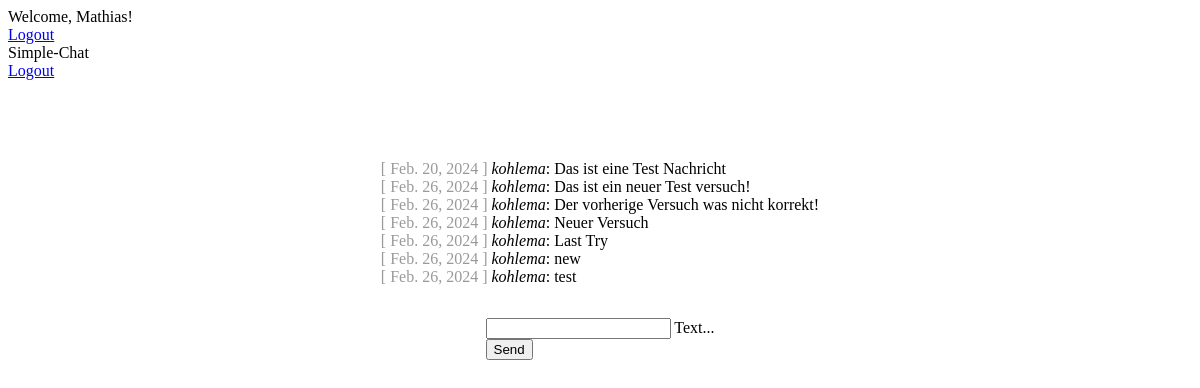
The page /chat/ (signed in) on the database as committed earlier.
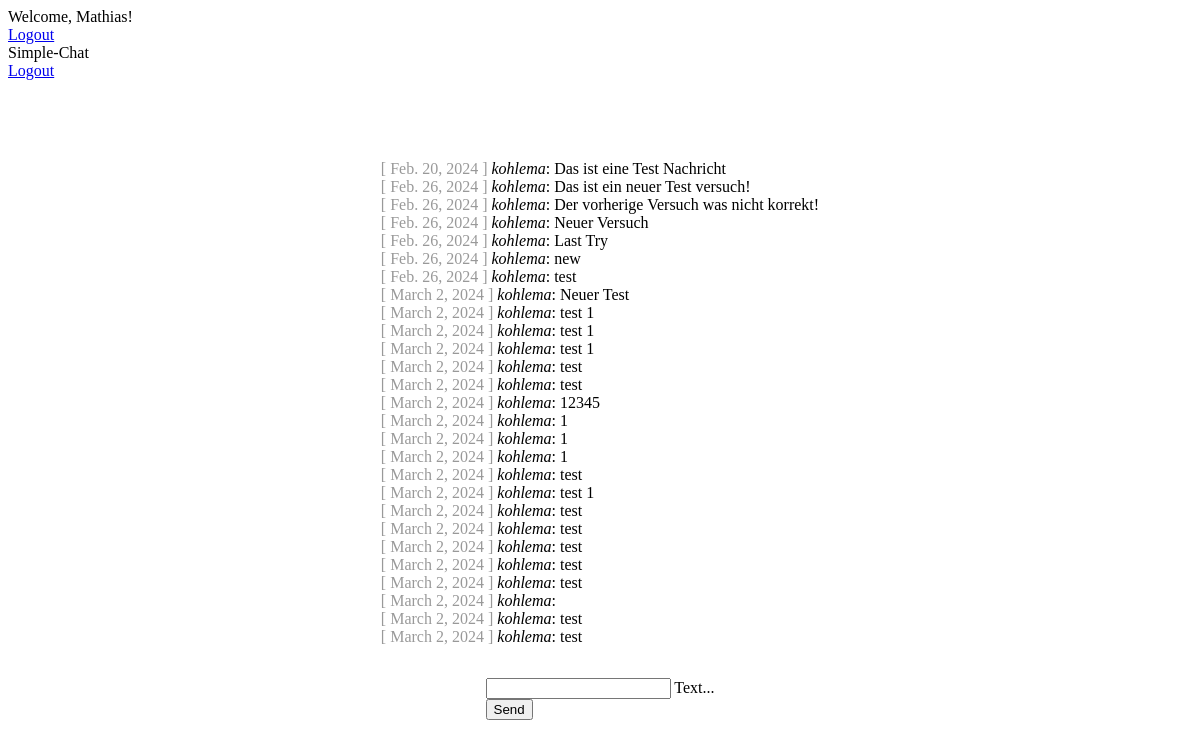
The same page on the database as committed later.
### chat/models.py (models this page shows)
class Message(models.Model):
    text = models.CharField(max_length=500)
    created_at = models.DateField(default=date.today)
    chat = models.ForeignKey(Chat, on_delete=models.CASCADE, related_name='chat_message_set', default=None, blank=True, null=True)
    author = models.ForeignKey(settings.AUTH_USER_MODEL, on_delete=models.CASCADE, related_name='author_message_set')
    receiver = models.ForeignKey(settings.AUTH_USER_MODEL, on_delete=models.CASCADE, related_name='receiver_message_set')

### chat/views.py (the view, shortened to what this page needs)
# urls.py: path('chat/', index, name="chat"),
@login_required(login_url='/login/')                                #Verweist auf die Login Seite
def index(request):
    chat_messages = Message.objects.filter(chat__id=1)              #chat__id=1 = object__mit der id 1 => gibt ein Array zurück
    return render(
        request,
        'chat/index.html',
        {'chat_messages': chat_messages}
    )

### chat/templates/chat/index.html (shortened to what this page needs)
{% extends "base.html" %}
{% block content %} {% if request.user.is_authenticated %}
<div id="messageContainer">
	{% for message in chat_messages %}
	<div>
		<span class="color-gray">[ {{ message.created_at }} ]</span>
		<i>{{ message.author }}</i>: {{ message.text }}
	</div>
	{% endfor %}
</div>
<form class="form-style" onsubmit="sendMessage(request.user.first_name); return false;" method="POST">
	<div class="mdl-textfield mdl-js-textfield mdl-textfield--floating-label">
		<input
			name="messagefield"
			class="mdl-textfield__input"
			type="text"
			id="messagefield"
		/>
		<label class="mdl-textfield__label" for="messagefield">Text...</label>
	</div>
	<button
		class="mdl-button mdl-js-button mdl-button--raised mdl-js-ripple-effect mdl-button--accent"
	>
		Send
	</button>
</form>
{% else %}
<h1>Not logged in!</h1>
<p>
	You are not logged in. Please log in.<br />
	Please follow the Link for <a href="{% url 'login' %}">Login</a>.
</p>
{% endif %} {% endblock %}

### templates/base.html (shortened to what this page needs)
<!DOCTYPE html>
<html lang="en">
	<head>
		{% load static %}
		<link
			rel="stylesheet"
			href="https://code.getmdl.io/1.3.0/material.indigo-pink.min.css"
		/>
		<link rel="stylesheet" href="{% static 'css/style.css' %}" />
	</head>
	<body>
		<div class="mdl-layout mdl-js-layout mdl-layout--fixed-header">
			<header class="mdl-layout__header">
				<div class="mdl-layout__header-row">
					{% if request.user.is_authenticated %}
					<span class="mdl-layout-title">
						Welcome, {{ request.user.first_name }}!
					</span>
					{% else %}
					<span class="mdl-layout-title">
						Welcome by Simple-Chat
					</span>
					{% endif %}
					<nav class="mdl-navigation mdl-layout--large-screen-only">
						{% if request.user.is_authenticated %}
						<a
							class="mdl-navigation__link"
							href="{% url 'logout' %}"
							>Logout</a
						>
						{% endif %}
					</nav>
				</div>
			</header>
			<div class="mdl-layout__drawer mdl-layout--small-screen-only">
				<span class="mdl-layout-title">Simple-Chat</span>
				<nav class="mdl-navigation">
					{% if request.user.is_authenticated %}
					<a class="mdl-navigation__link" href="{% url 'logout' %}"
						>Logout</a
					>
					{% endif %}
				</nav>
			</div>
			<main class="mdl-layout__content">
				<div class="page-content">
					{% block content %}{% endblock %}
				</div>
			</main>
		</div>
	</body>
</html>

### static/css/style.css (style rules this page uses)
.color-gray { color: rgba(0, 0, 0, 0.4); }
.form-style { margin-top: 2rem !important; }
.page-content { padding: 5rem 2rem; display: flex; flex-direction: column; justify-content: center; align-items: center; }

Rows that differ between the two databases and show on the page:
added Message: created_at "March 2, 2024", author "kohlema", text "Neuer Test"
added Message: created_at "March 2, 2024", author "kohlema", text "test 1"
added Message: created_at "March 2, 2024", author "kohlema", text "test 1"
added Message: created_at "March 2, 2024", author "kohlema", text "test 1"
added Message: created_at "March 2, 2024", author "kohlema", text "test"
added Message: created_at "March 2, 2024", author "kohlema", text "test"
added Message: created_at "March 2, 2024", author "kohlema", text "12345"
added Message: created_at "March 2, 2024", author "kohlema", text "1"
added Message: created_at "March 2, 2024", author "kohlema", text "1"
added Message: created_at "March 2, 2024", author "kohlema", text "1"
added Message: created_at "March 2, 2024", author "kohlema", text "test"
added Message: created_at "March 2, 2024", author "kohlema", text "test 1"
added Message: created_at "March 2, 2024", author "kohlema", text "test"
added Message: created_at "March 2, 2024", author "kohlema", text "test"
added Message: created_at "March 2, 2024", author "kohlema", text "test"
added Message: created_at "March 2, 2024", author "kohlema", text "test"
added Message: created_at "March 2, 2024", author "kohlema", text "test"
added Message: created_at "March 2, 2024", author "kohlema"
added Message: created_at "March 2, 2024", author "kohlema", text "test"
added Message: created_at "March 2, 2024", author "kohlema", text "test"
